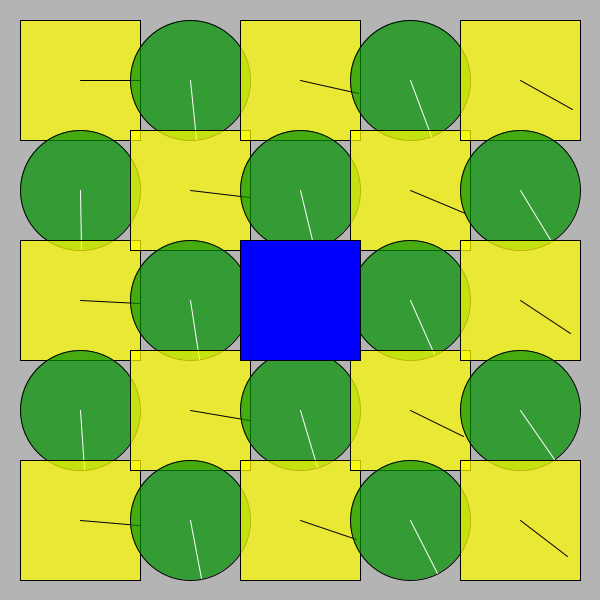
Frame 1 (no input)
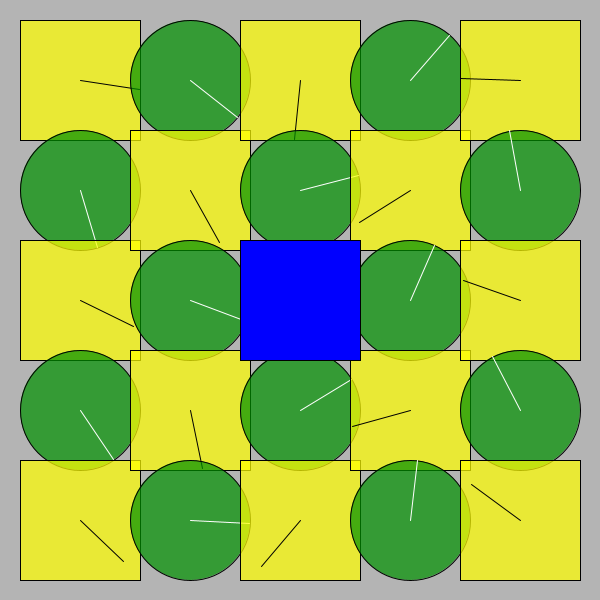
Frame 60 (the mouse pressed at the canvas centre just before this capture)
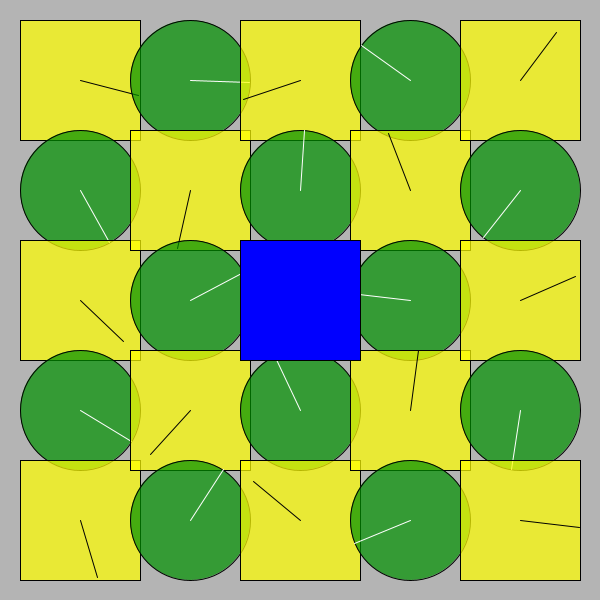
Frame 120 (the mouse held since frame 60 and released just before this capture)

The Processing sketch that drew these frames (run headless with seeded random() and noise(); from frame 60 on, the mouse is pressed at the canvas centre):

// Processing sketch: processing_151576
// ── processing_151576.pde

/*
 * Creative Coding
 * Week 2, 04 - The Clocks
 * by Indae Hwang and Jon McCormack
 * Copyright (c) 2014 Monash University
 *
 * This program draws a grid of circular "clocks", whose hands move according to the elasped time.
 * The higher the clock number the faster it moves, the first clock takes 1 min to go all the way around.
 * The function "movingCircle" is used to draw each clock. It is passed the position, size and hand angle
 * as arguments.
 * 
 */

void setup() {
  size(600, 600);
  background(180);
  rectMode(CENTER);
  noStroke();
  
}


void draw() {
  background(180);
  noStroke();
  
  

  int num = 5;
  int margin = 80;

  float gutter = -10; //distance between each cell
  float cellsize = ( width - (2 * margin) - gutter * (num - 1) ) / (num - 1);

  int circleNumber = 0; // counter
  

  for (int i=0; i<num; i++) {
    for (int j=0; j<num; j++) {
      ++circleNumber;

      float tx = margin + cellsize * i + gutter * i;
      float ty = margin + cellsize * j + gutter * j;
      
      if(circleNumber%2==0)
      {
        movingCircle(tx, ty, cellsize, circleNumber * TWO_PI * millis() / 60000.0);
      }
      else
      {
      
        movingSquare2(tx, ty, cellsize, circleNumber * TWO_PI * millis() / 60000.0);
      }
    }
  }
  
  fill(0,0,255);
  rect(300,300,cellsize,cellsize);
}//end of draw 


void movingCircle(float x, float y, float size, float angle) {

  // calculate endpoint of the line
  float tempX = x + (size / 2) * sin(angle);
  float tempY = y + (size / 2) * cos(angle);
  
  
  stroke(0);
  strokeWeight(1);
  fill(0,145,0, 180);
  ellipse(x, y, size, size);//circle
  
  

  stroke(255);
  line(x, y, tempX, tempY); // red line
  
}

void movingSquare2(float x, float y, float size, float angle) {

  // calculate endpoint of the line
  float tempX = x + (size / 2) * cos(angle);
  float tempY = y + (size / 2) * sin(angle);

  stroke(0);
  strokeWeight(1);
  fill(255,255,0, 180);
  rect(x, y, size, size);//circle
  

  stroke(0);
  line(x, y, tempX, tempY); // red line
}
